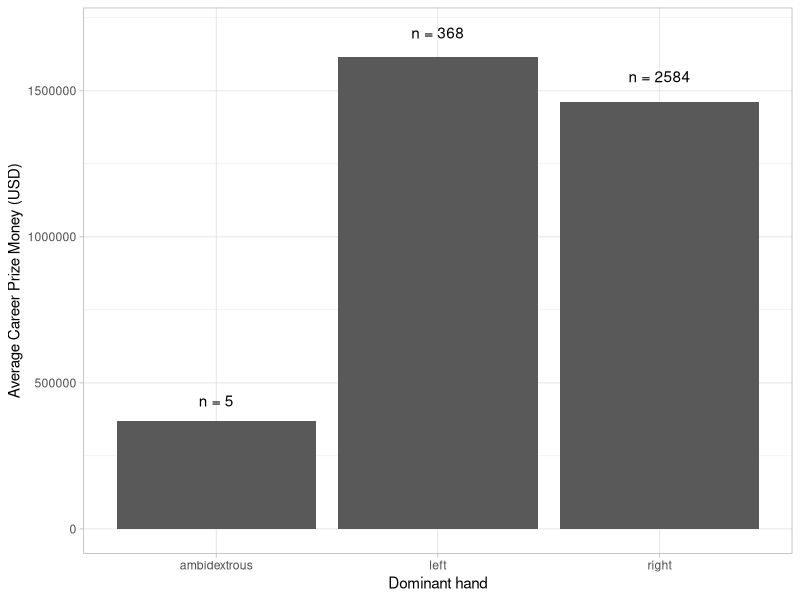

Write the R code that produced this figure.
#dominant hand x money prize 

library(tidyverse)

tennis_players_data <- read_csv("huge_csv.csv")

dominant_hand_filtered <- tennis_players_data |> 
  filter(!is.na(dominant_hand)) |> 
  print()

count(dominant_hand_filtered, dominant_hand)

ggplot(data = dominant_hand_filtered) +
  aes(x = dominant_hand, y = prize_money) +
  theme_light()+
  geom_bar(stat = "summary", fun = mean) + 
  annotate("text",                        
           x = 'right', y = 1550000, 
           label = "n = 2584", 
           family = 'sans')+
  annotate("text", 
           x = 'left', y = 1700000, 
           label = "n = 368", 
           family = 'sans') +
  annotate("text", 
           x = 'ambidextrous', y = 440000, 
           label = "n = 5", 
           family = 'sans') + 
  labs(x = 'Dominant hand',                            
       y = 'Average Career Prize Money (USD)') 
  



